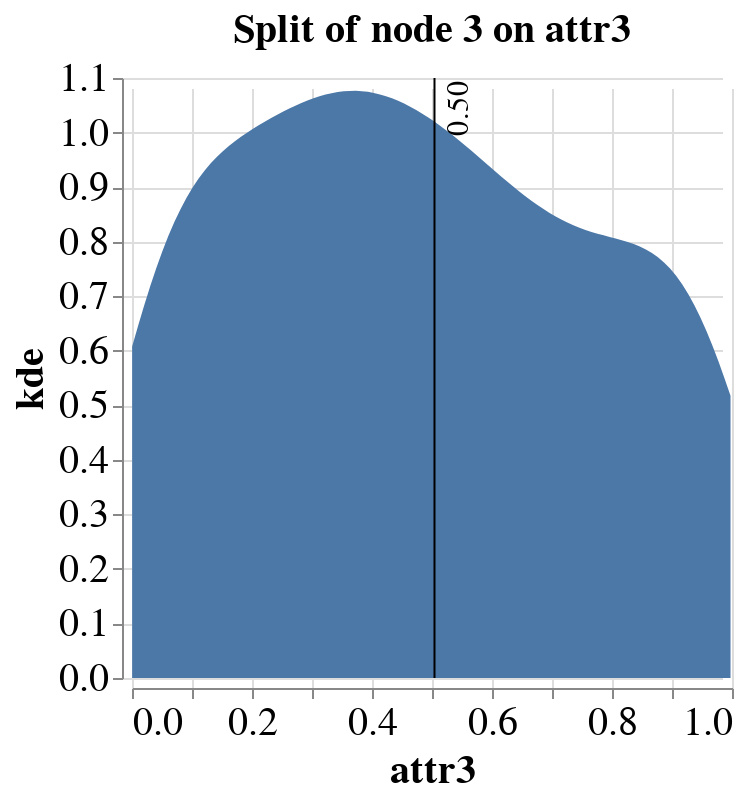

This figure's notebook cell:
### Code cell
vistree.get_node(3).plot_attribute_distribution(attribute_df, kde = True, bandwidth = None)

### Figure 1 — Vega-Lite specification as saved in the notebook (floating-point values rounded to 4 significant figures)
{"config": {"view": {"continuousWidth": 300, "continuousHeight": 300, "strokeWidth": 0}, "axis": {"grid": true, "labelFontSize": 20, "offset": 5, "titleFontSize": 20}, "legend": {"labelFontSize": 20, "titleFontSize": 20}, "title": {"fontSize": 20}}, "layer": [{"data": {"name": "data-0102eb5b30e31339c3794d713f00c167"}, "mark": {"type": "area"}, "encoding": {"x": {"field": "x", "title": "attr3", "type": "quantitative"}, "y": {"field": "kde", "type": "quantitative"}}}, {"data": {"name": "data-7d461652eed349dbc2ab1fa629e73436"}, "mark": {"type": "rule"}, "encoding": {"x": {"field": "threshold", "type": "quantitative"}}}, {"data": {"name": "data-7d461652eed349dbc2ab1fa629e73436"}, "mark": {"type": "text", "align": "right", "angle": 270, "baseline": "top", "dy": 5, "fontSize": 15}, "encoding": {"text": {"field": "threshold", "format": ".2f", "type": "quantitative"}, "x": {"field": "threshold", "type": "quantitative"}, "y": {"value": 0.9688}}}], "title": "Split of node 3 on attr3", "$schema": "https://vega.github.io/schema/vega-lite/v5.14.1.json", "datasets": {"data-0102eb5b30e31339c3794d713f00c167": [{"x": 0.0002418, "kde": 0.6078}, {"x": 0.01032, "kde": 0.6465}, {"x": 0.02039, "kde": 0.6836}, {"x": 0.03046, "kde": 0.7188}, {"x": 0.04054, "kde": 0.7518}, {"x": 0.05061, "kde": 0.7824}, {"x": 0.06068, "kde": 0.8106}, {"x": 0.07076, "kde": 0.8363}, {"x": 0.08083, "kde": 0.8596}, {"x": 0.0909, "kde": 0.8804}, {"x": 0.101, "kde": 0.8991}, {"x": 0.1111, "kde": 0.9157}, {"x": 0.1211, "kde": 0.9304}, {"x": 0.1312, "kde": 0.9436}, {"x": 0.1413, "kde": 0.9553}, {"x": 0.1513, "kde": 0.9659}, {"x": 0.1614, "kde": 0.9754}, {"x": 0.1715, "kde": 0.9842}, {"x": 0.1816, "kde": 0.9923}, {"x": 0.1916, "kde": 0.9998}, {"x": 0.2017, "kde": 1.007}, {"x": 0.2118, "kde": 1.014}, {"x": 0.2219, "kde": 1.02}, {"x": 0.2319, "kde": 1.027}, {"x": 0.242, "kde": 1.033}, {"x": 0.2521, "kde": 1.038}, {"x": 0.2622, "kde": 1.044}, {"x": 0.2722, "kde": 1.049}, {"x": 0.2823, "kde": 1.054}, {"x": 0.2924, "kde": 1.059}, {"x": 0.3024, "kde": 1.063}, {"x": 0.3125, "kde": 1.066}, {"x": 0.3226, "kde": 1.07}, {"x": 0.3327, "kde": 1.072}, {"x": 0.3427, "kde": 1.074}, {"x": 0.3528, "kde": 1.076}, {"x": 0.3629, "kde": 1.076}, {"x": 0.373, "kde": 1.076}, {"x": 0.383, "kde": 1.076}, {"x": 0.3931, "kde": 1.075}, {"x": 0.4032, "kde": 1.073}, {"x": 0.4133, "kde": 1.07}, {"x": 0.4233, "kde": 1.067}, {"x": 0.4334, "kde": 1.063}, {"x": 0.4435, "kde": 1.058}, {"x": 0.4536, "kde": 1.053}, {"x": 0.4636, "kde": 1.047}, {"x": 0.4737, "kde": 1.041}, {"x": 0.4838, "kde": 1.035}, {"x": 0.4938, "kde": 1.028}, {"x": 0.5039, "kde": 1.02}, {"x": 0.514, "kde": 1.012}, {"x": 0.5241, "kde": 1.004}, {"x": 0.5341, "kde": 0.9953}, {"x": 0.5442, "kde": 0.9865}, {"x": 0.5543, "kde": 0.9773}, {"x": 0.5644, "kde": 0.968}, {"x": 0.5744, "kde": 0.9585}, {"x": 0.5845, "kde": 0.9489}, {"x": 0.5946, "kde": 0.9392}, {"x": 0.6047, "kde": 0.9296}, {"x": 0.6147, "kde": 0.92}, {"x": 0.6248, "kde": 0.9106}, {"x": 0.6349, "kde": 0.9014}, {"x": 0.6449, "kde": 0.8924}, {"x": 0.655, "kde": 0.8837}, {"x": 0.6651, "kde": 0.8754}, {"x": 0.6752, "kde": 0.8675}, {"x": 0.6852, "kde": 0.8601}, {"x": 0.6953, "kde": 0.8531}, {"x": 0.7054, "kde": 0.8466}, {"x": 0.7155, "kde": 0.8406}, {"x": 0.7255, "kde": 0.8351}, {"x": 0.7356, "kde": 0.8301}, {"x": 0.7457, "kde": 0.8256}, {"x": 0.7558, "kde": 0.8216}, {"x": 0.7658, "kde": 0.8179}, {"x": 0.7759, "kde": 0.8146}, {"x": 0.786, "kde": 0.8115}, {"x": 0.796, "kde": 0.8086}, {"x": 0.8061, "kde": 0.8057}, {"x": 0.8162, "kde": 0.8026}, {"x": 0.8263, "kde": 0.7993}, {"x": 0.8363, "kde": 0.7956}, {"x": 0.8464, "kde": 0.7911}, {"x": 0.8565, "kde": 0.7857}, {"x": 0.8666, "kde": 0.7792}, {"x": 0.8766, "kde": 0.7713}, {"x": 0.8867, "kde": 0.7619}, {"x": 0.8968, "kde": 0.7506}, {"x": 0.9069, "kde": 0.7373}, {"x": 0.9169, "kde": 0.7218}, {"x": 0.927, "kde": 0.704}, {"x": 0.9371, "kde": 0.6839}, {"x": 0.9472, "kde": 0.6614}, {"x": 0.9572, "kde": 0.6366}, {"x": 0.9673, "kde": 0.6096}, {"x": 0.9774, "kde": 0.5806}, {"x": 0.9874, "kde": 0.5497}, {"x": 0.9975, "kde": 0.5174}], "data-7d461652eed349dbc2ab1fa629e73436": [{"threshold": 0.5042}]}}
